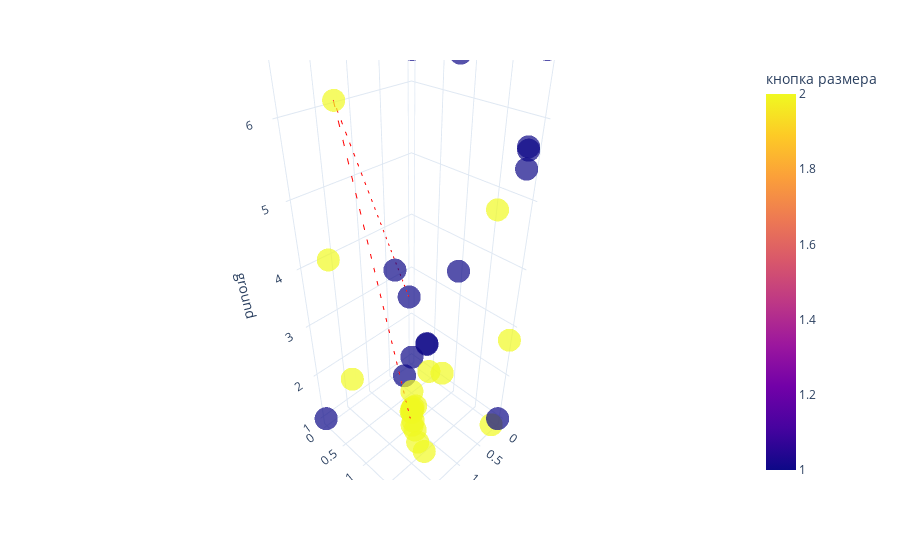

Write notebook code for a chart like this one.
### Code cell
fig = px.scatter_3d(steps_df, x='coffee', y='size', z='ground', 
                    color='кнопка размера', 
                    opacity=0.7, 
                    color_discrete_sequence=px.colors.qualitative.Alphabet)
# this is best path, plot it as a  directional line in 3d
best_option = steps_df.iloc[prob.ibest_seq].drop_duplicates()
# Create the line plot
gradient = best_option.index

line_plot = px.line_3d(best_option, x='coffee', y='size', z='ground')
line_plot['data'][0]['line']['color'] = '#FF0000'
line_plot['data'][0]['line']['dash'] = 'dash'
fig.add_trace(line_plot.data[0])
fig.update_layout(title='')

fig.update_layout(template='plotly_white')

go.Figure(fig).show()

### Figure 1 — Plotly figure (JSON) as saved in the notebook; plotly's stock layout.template omitted (floating-point values rounded to 4 significant figures)
{"data": [{"hovertemplate": "coffee=%{x}<br>size=%{y}<br>ground=%{z}<br>кнопка размера=%{marker.color}<extra></extra>", "legendgroup": "", "marker": {"color": [1, 1, 2, 2, 2, 1, 2, 1, 1, 2, 2, 2, 1, 2, 2, 2, 2, 2, 1, 2, 1, 2, 2, 1, 1, 2, 2, 1, 2, 2, 2, 2, 1, 1, 1, 1, 1, 2, 2, 2], "coloraxis": "coloraxis", "opacity": 0.7, "symbol": "circle"}, "mode": "markers", "name": "", "scene": "scene", "showlegend": false, "type": "scatter3d", "x": [0.4639, 0.7011, 1.857, 1.67, 1.564, 0.8555, 1.266, 1.15, 0.1688, 0.3043, 1.264, 1.258, 1.2, 1.225, 1.214, 1.165, 1.211, 1.175, 0.1845, 1.186, 0.1234, 1.164, 1.213, 0.7197, 2.0, 0.0, 2.0, 0.0, 0.0, 0.172, 0.02989, 0.0, 0.7562, 0.1123, 0.0, 2.0, 0.03181, 1.244, 1.305, 2.0], "y": [0.4042, 1.023, 0.7836, 0.09786, 0.2285, 1.514, 1.272, 0.8352, 1.976, 1.755, 1.333, 1.388, 1.044, 1.21, 1.227, 1.245, 1.211, 1.204, 2.0, 1.21, 1.955, 1.165, 1.214, 1.038, 2.0, 0.0, 2.0, 0.0, 2.0, 2.0, 0.7843, 2.0, 1.582, 2.0, 2.0, 0.0, 0.0, 1.571, 1.575, 1.954], "z": [2.924, 2.489, 6.338, 4.052, 1.781, 6.727, 1.324, 3.994, 5.729, 4.916, 1.261, 1.004, 2.201, 1.554, 1.612, 1.665, 1.612, 1.283, 5.479, 1.62, 5.671, 1.44, 1.592, 2.527, 7.0, 6.823, 3.273, 1.0, 7.0, 1.0, 1.182, 2.756, 4.153, 6.722, 1.0, 1.0, 7.0, 2.72, 1.0, 7.0]}, {"hovertemplate": "coffee=%{x}<br>size=%{y}<br>ground=%{z}<extra></extra>", "legendgroup": "", "line": {"color": "#FF0000", "dash": "dash"}, "marker": {"symbol": "circle"}, "mode": "lines", "name": "", "scene": "scene", "showlegend": false, "type": "scatter3d", "x": [0.4639, 1.857, 1.266], "y": [0.4042, 0.7836, 1.272], "z": [2.924, 6.338, 1.324]}], "layout": {"coloraxis": {"colorbar": {"title": {"text": "кнопка размера"}}, "colorscale": [[0.0, "#0d0887"], [0.1111, "#46039f"], [0.2222, "#7201a8"], [0.3333, "#9c179e"], [0.4444, "#bd3786"], [0.5556, "#d8576b"], [0.6667, "#ed7953"], [0.7778, "#fb9f3a"], [0.8889, "#fdca26"], [1.0, "#f0f921"]]}, "legend": {"tracegroupgap": 0}, "margin": {"t": 60}, "scene": {"domain": {"x": [0.0, 1.0], "y": [0.0, 1.0]}, "xaxis": {"title": {"text": "coffee"}}, "yaxis": {"title": {"text": "size"}}, "zaxis": {"title": {"text": "ground"}}}, "title": {"text": ""}}}
